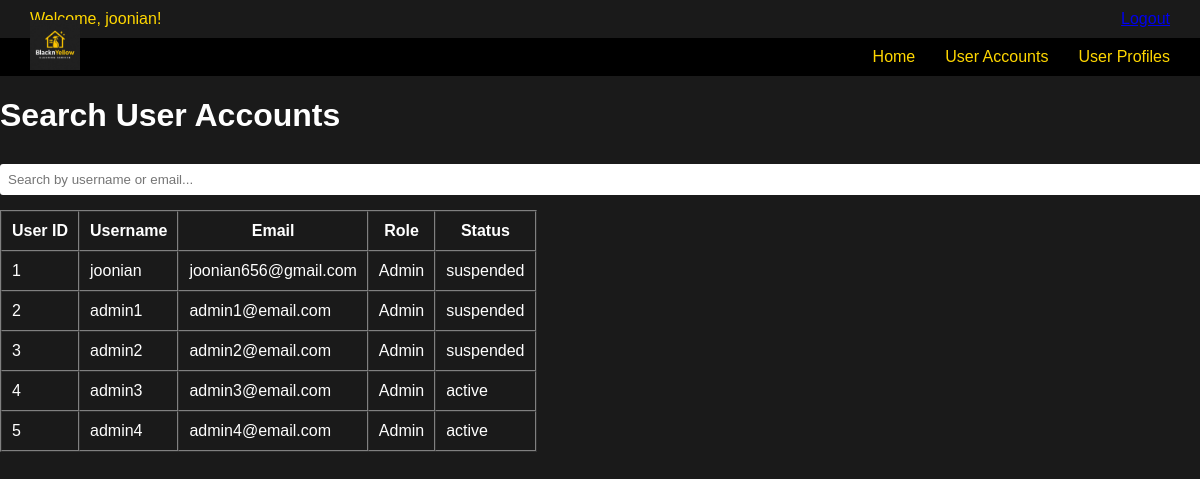
Page /Boundary/admin/searchUser.php (signed in) on the earlier database version.
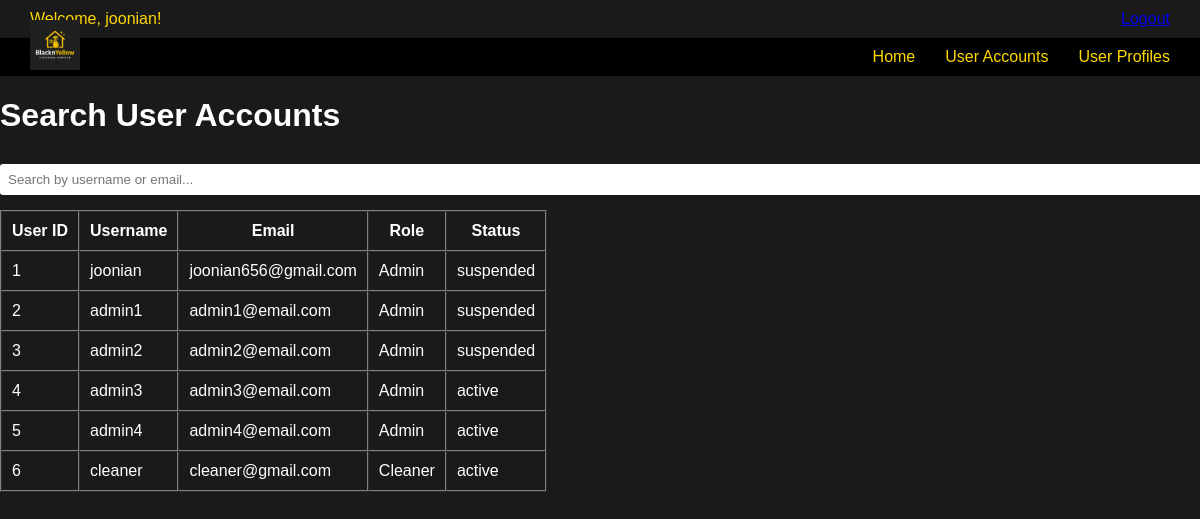
Same page on the later database version.
### tables this page shows
CREATE TABLE `users` (
  `userid` int(11) NOT NULL,
  `username` varchar(100) NOT NULL,
  `email` varchar(150) NOT NULL,
  `password` varchar(255) NOT NULL,
  `role` varchar(20) NOT NULL,
  `status` varchar(20) NOT NULL DEFAULT 'active'
);

### Entity/user/user.php (called while the page is built, shortened)
<?php
class User {
    public function __construct($userid, $username, $email, $password, $role) {
        $this->userid   = $userid;
        $this->username = $username;
        $this->email    = $email;
        $this->role     = $role;
    }
    public static function search($conn, $keyword) {
        $keyword = "%$keyword%";
        $stmt = $conn->prepare("SELECT userid, username, email, role, status FROM users WHERE username LIKE ? OR email LIKE ?");
        $stmt->bind_param("ss", $keyword, $keyword);
        $stmt->execute();
        $result = $stmt->get_result();
        $users = [];
        while ($row = $result->fetch_assoc()) {
            $user = new User($row['userid'], $row['username'], $row['email'], null, $row['role']);
            $user->status = $row['status'];
            $users[] = $user;
        }
        return $users;
    }
}

### Controller/admin/searchUserController.php (called while the page is built, shortened)
<?php
require_once __DIR__ . '/../../db/database.php';
require_once __DIR__ . '/../../entity/user/user.php';
class searchUserController {
    public function search($keyword) {
        $conn = database::connect();
        $users = user::search($conn, $keyword);
        return $users;
    }
}
?>

### Boundary/admin/searchUser.php (the view, shortened to what this page needs)
<?php
require_once '../../Controller/admin/searchUserController.php';
$controller = new searchUserController();
$users = $controller->search("");
?>
<!DOCTYPE html>
<html lang="en">
<head>
    <link rel="stylesheet" href="../../assets/css/style.css">
</head>
<body>
<div class="topbar">
    Welcome, <?= htmlspecialchars($_SESSION['username']) ?>!
    <a href="../../logout.php" class="logout-link">Logout</a>
</div>
<div class="logo">
    <img src="../../assets/images/logo.jpg" alt="Logo">
</div>
<div class="navbar">
    <a href="adminDashboard.php">Home</a>
    <a href="userAccountsMenu.php">User Accounts</a>
    <a href="userProfilesMenu.php">User Profiles</a>
</div>
<div class="dashboard-content">
    <h1>Search User Accounts</h1>
    <input type="text" id="searchBox" placeholder="Search by username or email..." onkeyup="filterTable()">
    <table border="1" cellpadding="10" cellspacing="0" id="userTable">
        <thead>
            <tr>
                <th>User ID</th>
                <th>Username</th>
                <th>Email</th>
                <th>Role</th>
                <th>Status</th>
            </tr>
        </thead>
        <tbody>
            <?php foreach ($users as $user): ?>
                <tr>
                    <td><?= htmlspecialchars($user->userid) ?></td>
                    <td><?= htmlspecialchars($user->username) ?></td>
                    <td><?= htmlspecialchars($user->email) ?></td>
                    <td><?= htmlspecialchars($user->role) ?></td>
                    <td><?= htmlspecialchars($user->status ?? 'active') ?></td>
                </tr>
            <?php endforeach; ?>
        </tbody>
    </table>
</div>
</body>
</html>

### assets/css/style.css (style rules this page uses)
body { margin: 0; background-color: #1a1a1a; font-family: Arial, sans-serif; color: white; }
.logo { position: absolute; top: 20px; left: 30px; }
.logo img { height: 50px; }
input, select { width: 100%; padding: 8px; margin: 8px 0 15px 0; border: none; border-radius: 3px; }
.topbar { background-color: #1a1a1a; color: #FFD700; padding: 10px 30px; display: flex; justify-content: space-between; align-items: center; }
.navbar { background-color: #000; padding: 10px 30px; display: flex; justify-content: flex-end; gap: 30px; }
.navbar a { color: #FFD700; text-decoration: none; font-size: 16px; }

Differences in the rows shown:
added users: userid "6", username "cleaner", email "cleaner@gmail.com", role "Cleaner", status "active"
